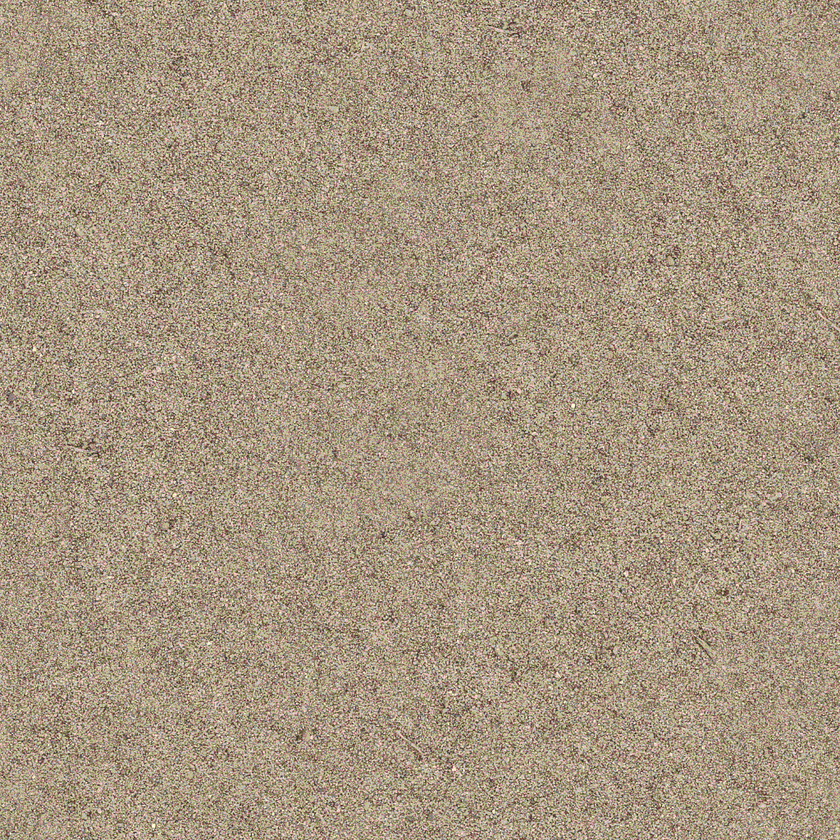
#> input picture Assets/ExternalAssets/Water Shaders V2/Example Scenes/Environment/Island/Materials/Island A.png, 840 x 840 px, shrunk from 1024 x 1024 before the run
$ python Texturizer.py '../../ExternalAssets/Water Shaders V2/Example Scenes/Environment/Island/Materials/Island A.png' '../../ExternalAssets/Water Shaders V2/Example Scenes/Environment/Island/Materials/Island D.png'
#> lines starting #> are read from the running program, lines starting #| are printed output that depends on the picture
from PIL import Image
import sys

# [33 lines left out: functions CreateMap, MultiplyImage, NegateImage, not called in this run]

def Invert(old, new):
    s = Image.open(old).convert("RGBA")
    w, h = s.size
#> w = 840; h = 840
    o = Image.new("RGBA", (w, h))
#> o: PIL image 840x840 RGBA; every value is 0
    for y in range(h):
        for x in range(w):
            newPix = [0, 255, 0, int(s.getpixel((x,y))[3]-(0.2*255))]
            o.putpixel((x, y), tuple(newPix))
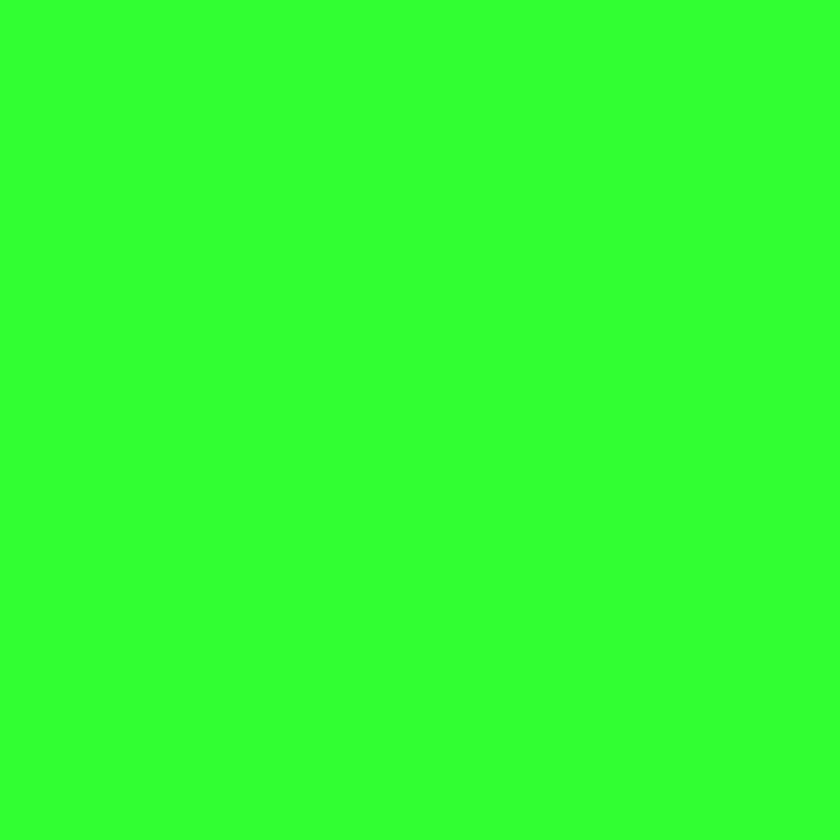
#> o: PIL image 840x840 RGBA; mean R, G, B, A 0, 255, 0, 204; transparent parts drawn white
    o.save(new)

# [10 lines left out: function FadeOut, not called in this run]


# [5 lines of commented-out code are left out]

Invert(sys.argv[1], sys.argv[2])

$ run again, on Assets/ExternalAssets/Water Shaders V2/Example Scenes/Environment/Island/Materials/Island S.png
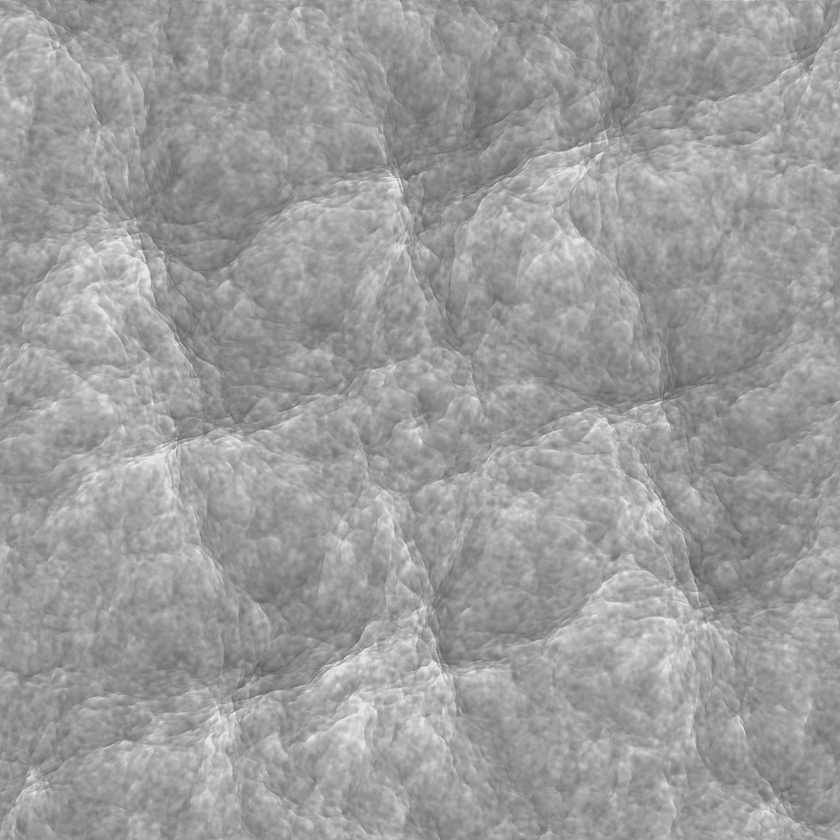
#> input picture Assets/ExternalAssets/Water Shaders V2/Example Scenes/Environment/Island/Materials/Island S.png, 840 x 840 px, shrunk from 1024 x 1024 before the run
#> in Invert, s is the input picture: PIL image 840x840 RGBA; mean R, G, B, A 77.2, 77.2, 77.2, 140.8
#> after the loop in Invert, `for y in range(h):`:
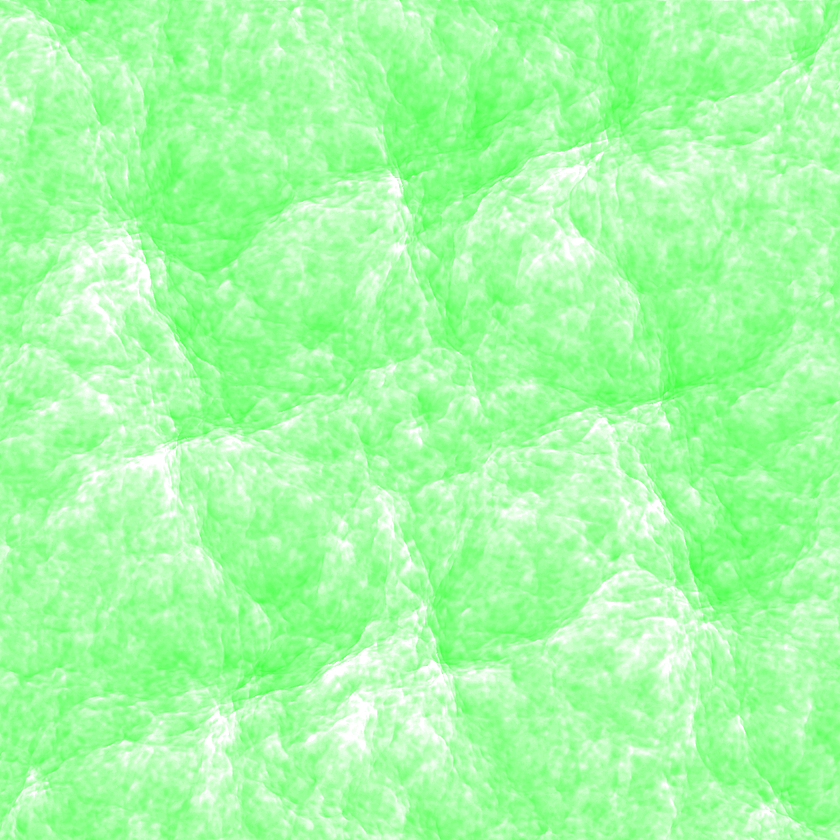
#> o: PIL image 840x840 RGBA; mean R, G, B, A 0, 255, 0, 89.9; transparent parts drawn white
